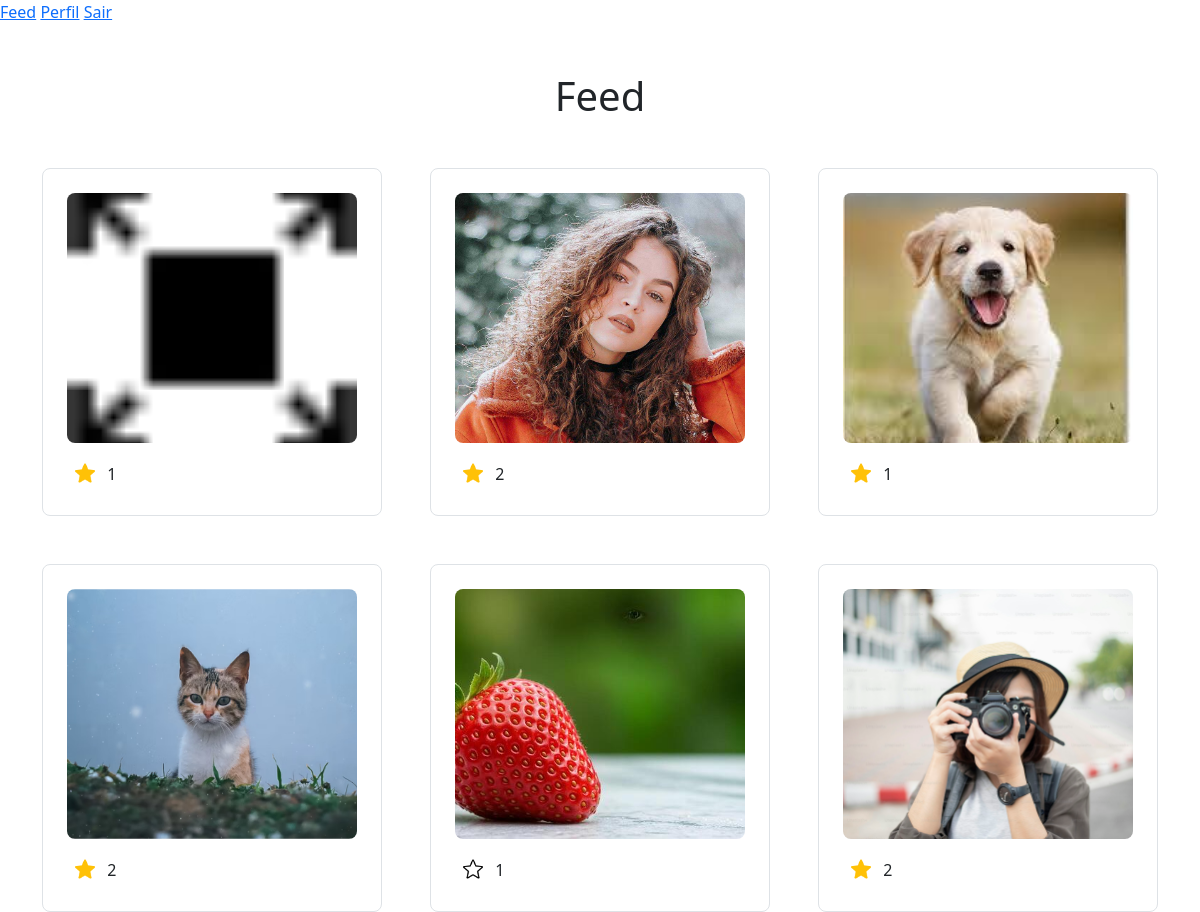
Before: /feed (signed in) with the older database file.
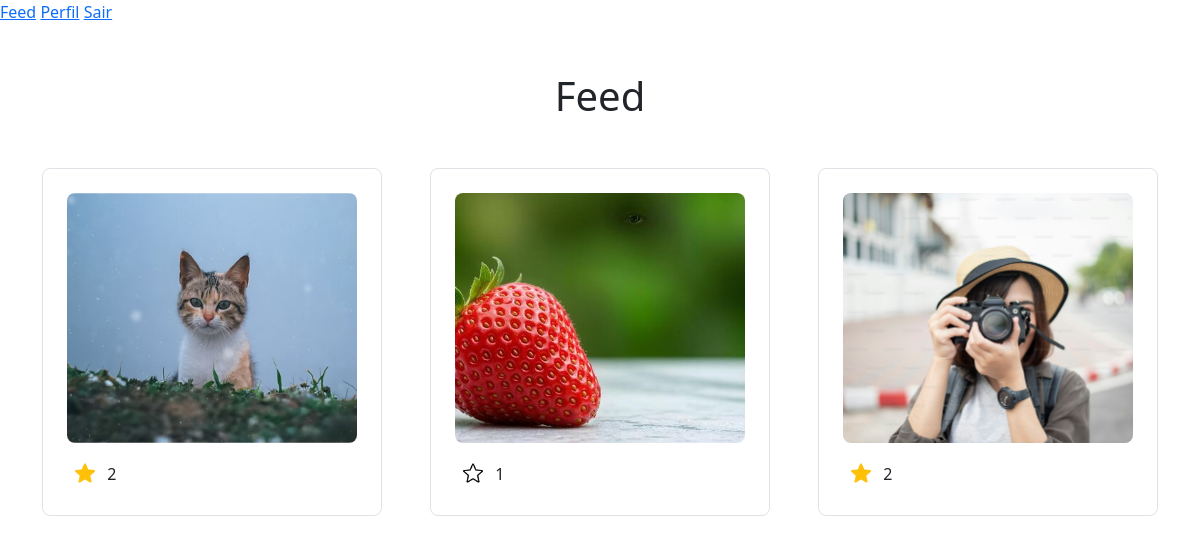
After: the same page with the newer database file.
### appfleshi/models.py (models this page shows)
class Photo(database.Model):
    id = database.Column(database.Integer, primary_key=True)
    file_name = database.Column(database.String(255), default="default.jpg")
    upload_date = database.Column(database.DateTime(timezone=True), nullable=False, default=lambda: datetime.now(timezone.utc))
    user_id = database.Column(database.Integer, database.ForeignKey("user.id"), nullable=False)
    likes = database.relationship('Like', backref='photo', lazy=True, cascade="all, delete-orphan")

### appfleshi/routes.py (the view)
@app.route("/feed")
@login_required
def feed():
    photos = Photo.query.order_by(Photo.upload_date.desc()).all()
    for photo in photos:
        photo.user_liked = any(like.user_id == current_user.id for like in photo.likes)
    return render_template("feed.html", photos=photos)

### appfleshi/models.py (called while the page is built)
@login_manager.user_loader
def load_user(user_id):
    return User.query.get(int(user_id))

### appfleshi/templates/feed.html (shortened to what this page needs)
{% extends "homepage.html"%}
{% block body %}
    {% include "navbar.html" %}
    <h1 class="text-center mt-5">Feed</h1>
    <div class="container mt-5">
        <div class="row g-5">
            {% for photo in photos %}
            <div class="col-12 col-sm-6 col-md-4 d-flex justify-content-center">
                <div class="photo-card border rounded-3 p-4">
                    <a href="{{ url_for('profile', user_id=photo.user_id) }}">
                        <img
                            src="{{ url_for('static', filename='posts_photos/'~photo.file_name) }}"
                            alt="Imagem"
                            class="feed-photo"
                        >
                    </a>
                    <form action="{{ url_for('like_photo', photo_id=photo.id)}}" method="post" class="mt-2">
                        <button type="submit" class="like-btn btn border-0 bg-transparent p-2">
                            {% if photo.user_liked %}
                                <img src="{{ url_for('static', filename='site_photos/full-star.png') }}" width="20px">
                            {% else %}
                                <img src="{{ url_for('static', filename='site_photos/empty-star.png') }}" width="20px">
                            {% endif %}
                        </button>
                        <span class="likes-count">{{ photo.likes | length }}</span>
                    </form>
                </div>
            </div>
            {% endfor %}
        </div>
    </div>
{% endblock %}

### appfleshi/templates/homepage.html (shortened to what this page needs)
<!DOCTYPE html>
<head>
    <link href="https://cdn.jsdelivr.net/npm/bootstrap@5.3.8/dist/css/bootstrap.min.css" rel="stylesheet">
    <link rel="stylesheet" href="static/css/style.css">
</head>
{% block body %}{% endblock %}
</html>

### appfleshi/templates/navbar.html
<nav>
  <a href="{{ url_for('feed') }}">Feed</a>
  <a href="{{ url_for('profile', user_id=current_user.id) }}">Perfil</a>
  <a href="{{ url_for('logout') }}">Sair</a>
</nav>

### appfleshi/static/css/style.css (style rules this page uses)
.feed-photo { width: 100%; height: 250px; object-fit: cover; display: block; border-radius: 8px; }
.photo-card { width: 430px; }
.likes-count { position: relative; top: 5px; }

Changed rows visible on the page:
removed Photo: file_name (picture), likes|length "1"
removed Photo: file_name (picture), likes|length "2"
removed Photo: file_name (picture), likes|length "1"
